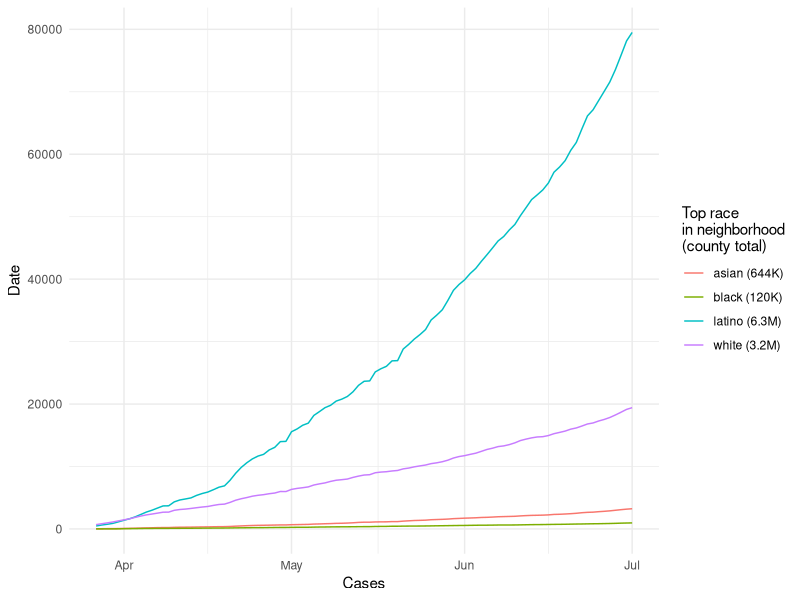
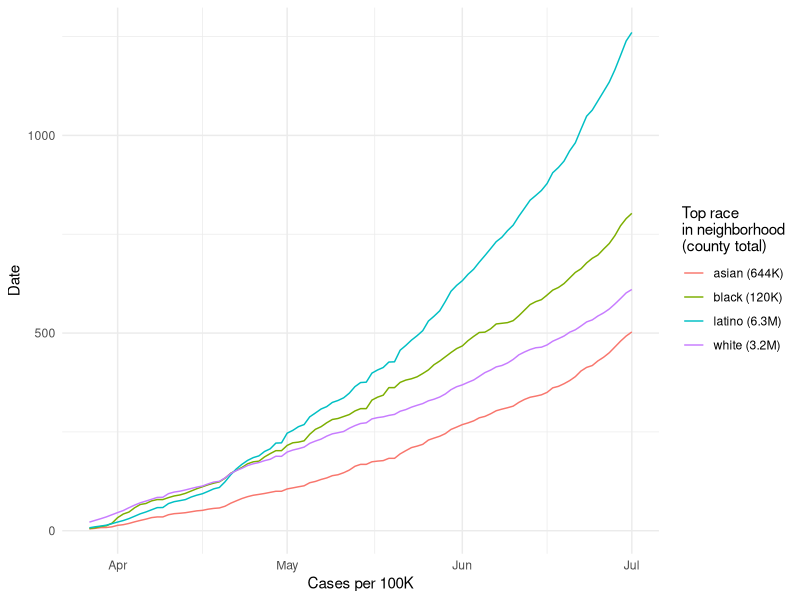
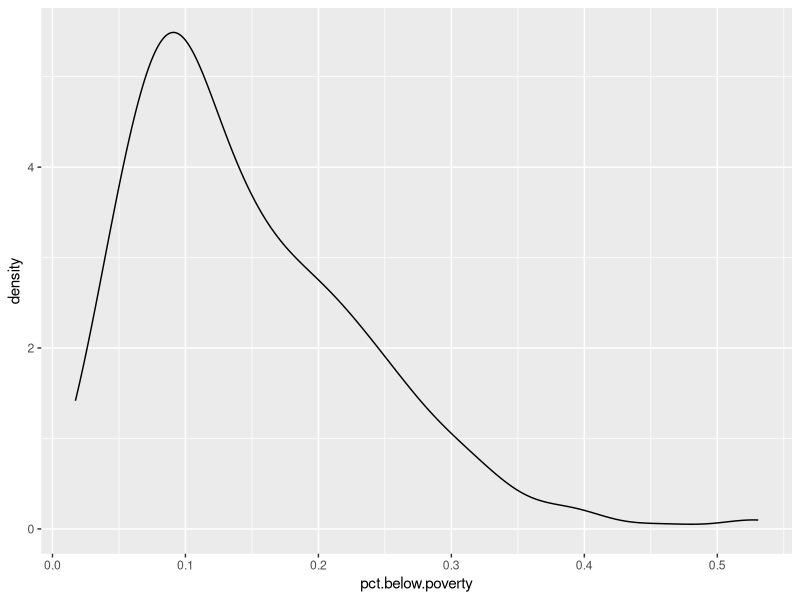
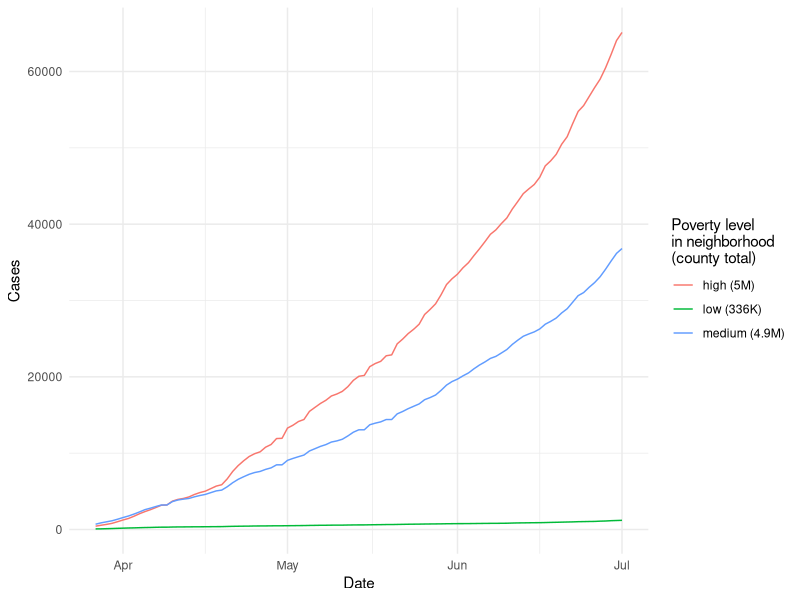
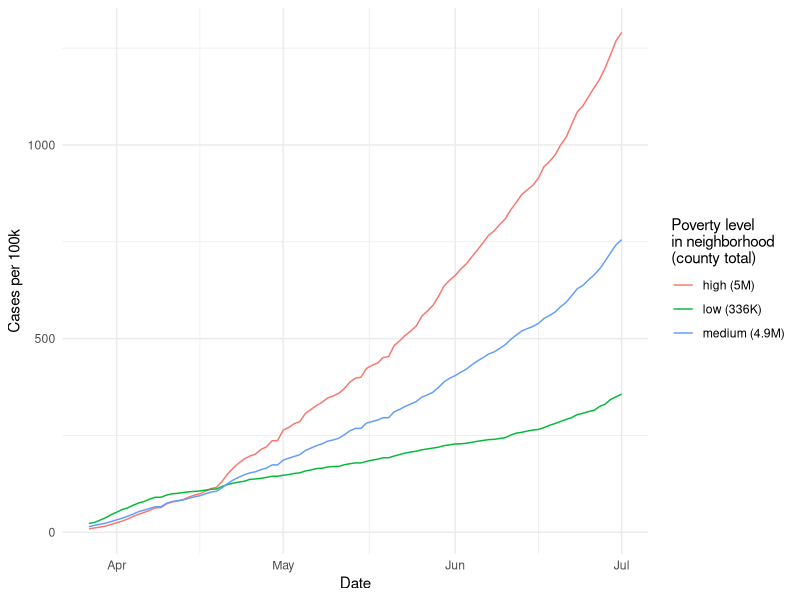
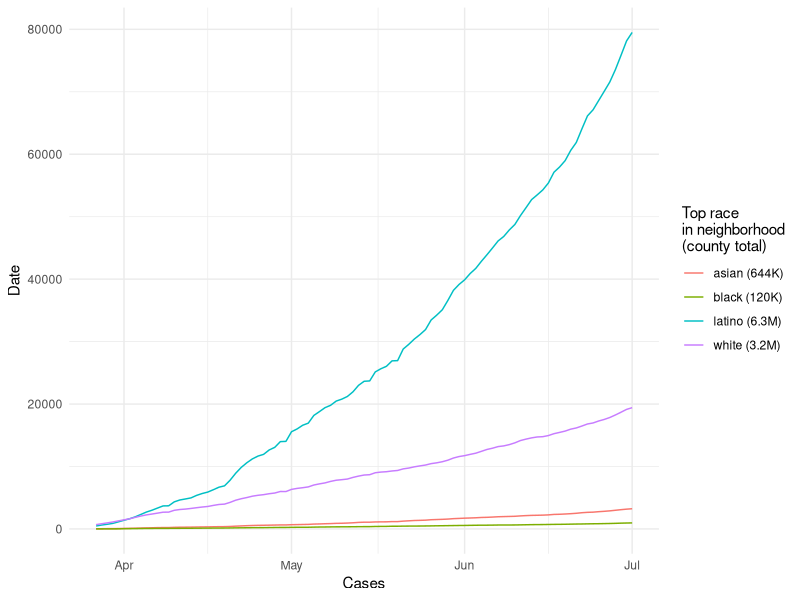
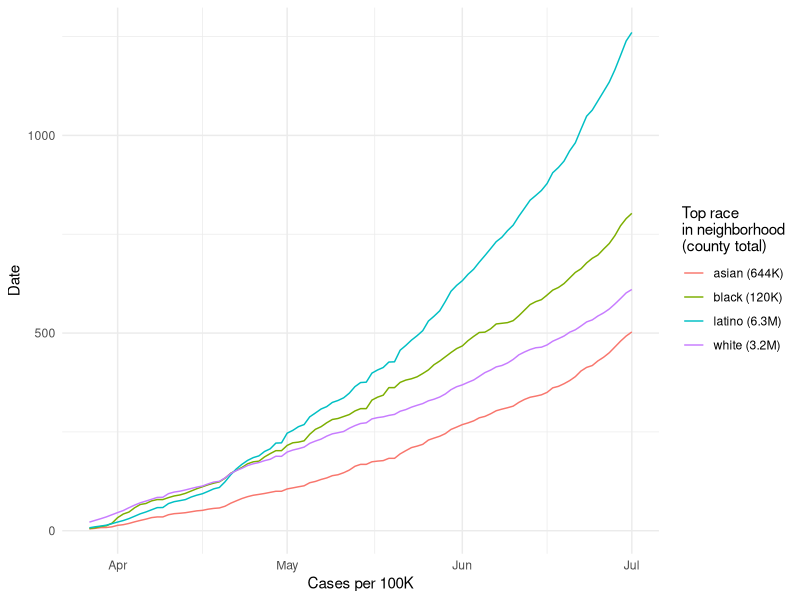
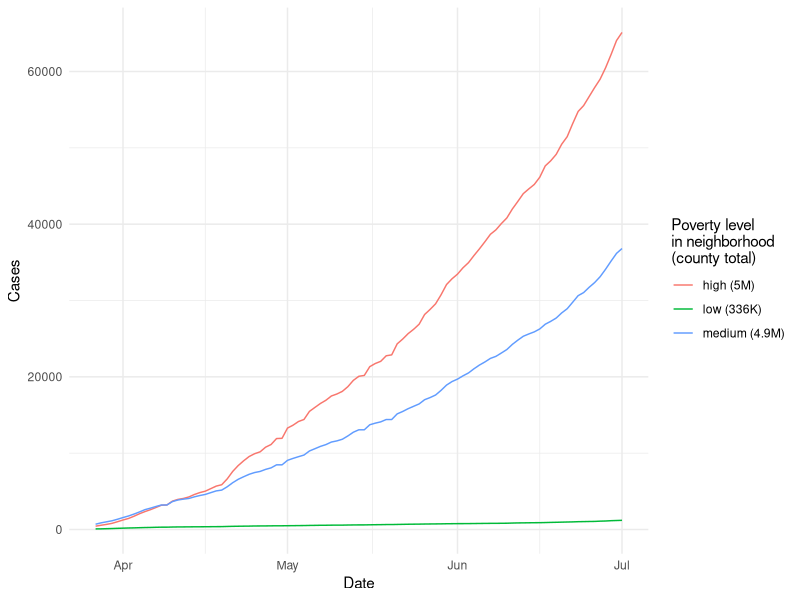

The R source for these figures, in order:
library(glue)
library(tidyverse)

csa.daily = read_csv('processed/csa-daily-calcs.csv')

csa.daily

csa.race = read_csv('gis-census/csa-race.csv')

csa.race

csa.race %>% count(top.group, is.majority)
csa.race %>% count(top.group)
csa.race %>% group_by(top.group) %>% summarise(pop = sum(total))

daily.by.hood.race = csa.daily %>% 
  left_join(
    csa.race %>% 
      select(-total) %>% 
      select(csa.hood.name = hood.name, top.race = top.group, is.majority)
  ) %>% 
  group_by(top.race, date) %>% 
  summarise(
    cases = sum(confirmed.cases),
    population = sum(population),
    case.rate.100k = cases / population * 100000
  ) %>% 
  ungroup() %>% 
  mutate(
    top.race = case_when(
      population > 1000000 ~ glue('{top.race} ({round(population / 1000000, 1)}M)'),
      population < 1000000 ~ glue('{top.race} ({round(population / 1000)}K)'),
    )
  )

daily.by.hood.race

daily.by.hood.race %>% distinct(top.race, population)

plot.race.cases = daily.by.hood.race %>% 
  ggplot(aes(date, cases, color = top.race)) +
  geom_line() +
  labs(color = 'Top race\nin neighborhood\n(county total)') +
  xlab('Cases') +
  ylab('Date') +
  theme_minimal()

plot.race.cases

plot.race.case.rate = daily.by.hood.race %>% 
  ggplot(aes(date, case.rate.100k, color = top.race)) +
  geom_line() +
  labs(color = 'Top race\nin neighborhood\n(county total)') +
  xlab('Cases per 100K') +
  ylab('Date') +
  theme_minimal()

plot.race.case.rate

csa.poverty = read_csv('gis-census/csa-poverty.csv')

csa.poverty

csa.poverty %>% 
  ggplot(aes(pct.below.poverty)) +
  geom_density()

csa.poverty = csa.poverty %>% 
  mutate(
    poverty.bin = case_when(
      pct.below.poverty >= 0.15 ~ 'high',
      pct.below.poverty < 0.15 & pct.below.poverty >= 0.05 ~ 'medium',
      pct.below.poverty < 0.05 ~ 'low',
    )
  )

csa.poverty %>% count(poverty.bin)

daily.by.hood.poverty = csa.daily %>% 
  left_join(
    csa.poverty %>% 
      select(-total) %>% 
      rename(csa.hood.name = hood.name)
  ) %>% 
  group_by(poverty.bin, date) %>% 
  summarise(
    cases = sum(confirmed.cases),
    population = sum(population),
    case.rate.100k = cases / population * 100000
  ) %>% 
  ungroup() %>% 
  mutate(
    poverty.bin = case_when(
      population > 1000000 ~ glue('{poverty.bin} ({round(population / 1000000, 1)}M)'),
      population < 1000000 ~ glue('{poverty.bin} ({round(population / 1000)}K)'),
    )
  )

daily.by.hood.poverty

plot.poverty.cases = daily.by.hood.poverty %>% 
  ggplot(aes(date, cases, color = poverty.bin)) +
  geom_line() +
  labs(color = 'Poverty level\nin neighborhood\n(county total)') +
  xlab('Date') +
  ylab('Cases') +
  theme_minimal()

plot.poverty.cases

plot.poverty.case.rate = daily.by.hood.poverty %>% 
  ggplot(aes(date, case.rate.100k, color = poverty.bin)) +
  geom_line() +
  labs(color = 'Poverty level\nin neighborhood\n(county total)') +
  xlab('Date') +
  ylab('Cases per 100k') +
  theme_minimal()

plot.poverty.case.rate



ggsave(filename = 'plots/csa-daily-race-counts.png', plot = plot.race.cases, width = 11, height = 8)
ggsave(filename = 'plots/csa-daily-race-rates.png', plot = plot.race.case.rate, width = 11, height = 8)
ggsave(filename = 'plots/csa-daily-poverty-counts.png', plot = plot.poverty.cases, width = 11, height = 8)
ggsave(filename = 'plots/csa-daily-poverty-rates.png', plot = plot.poverty.case.rate, width = 11, height = 8)
